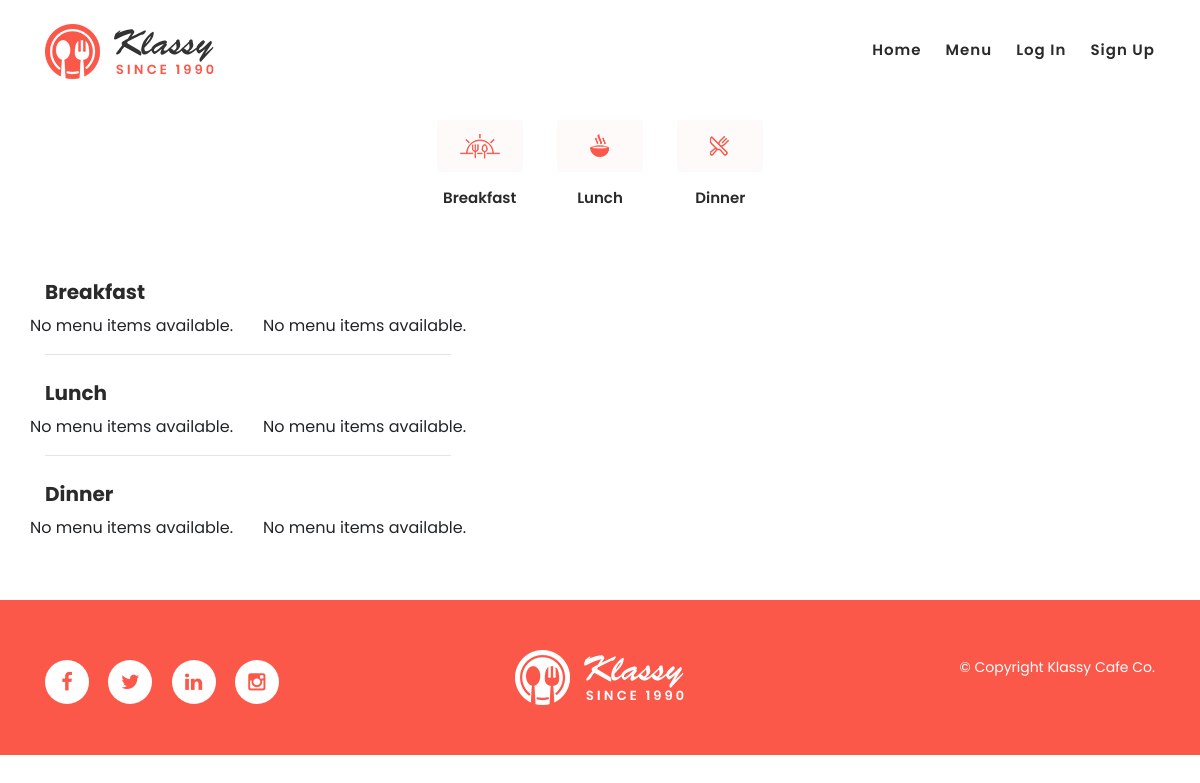
The app's page /menu.php, older data.
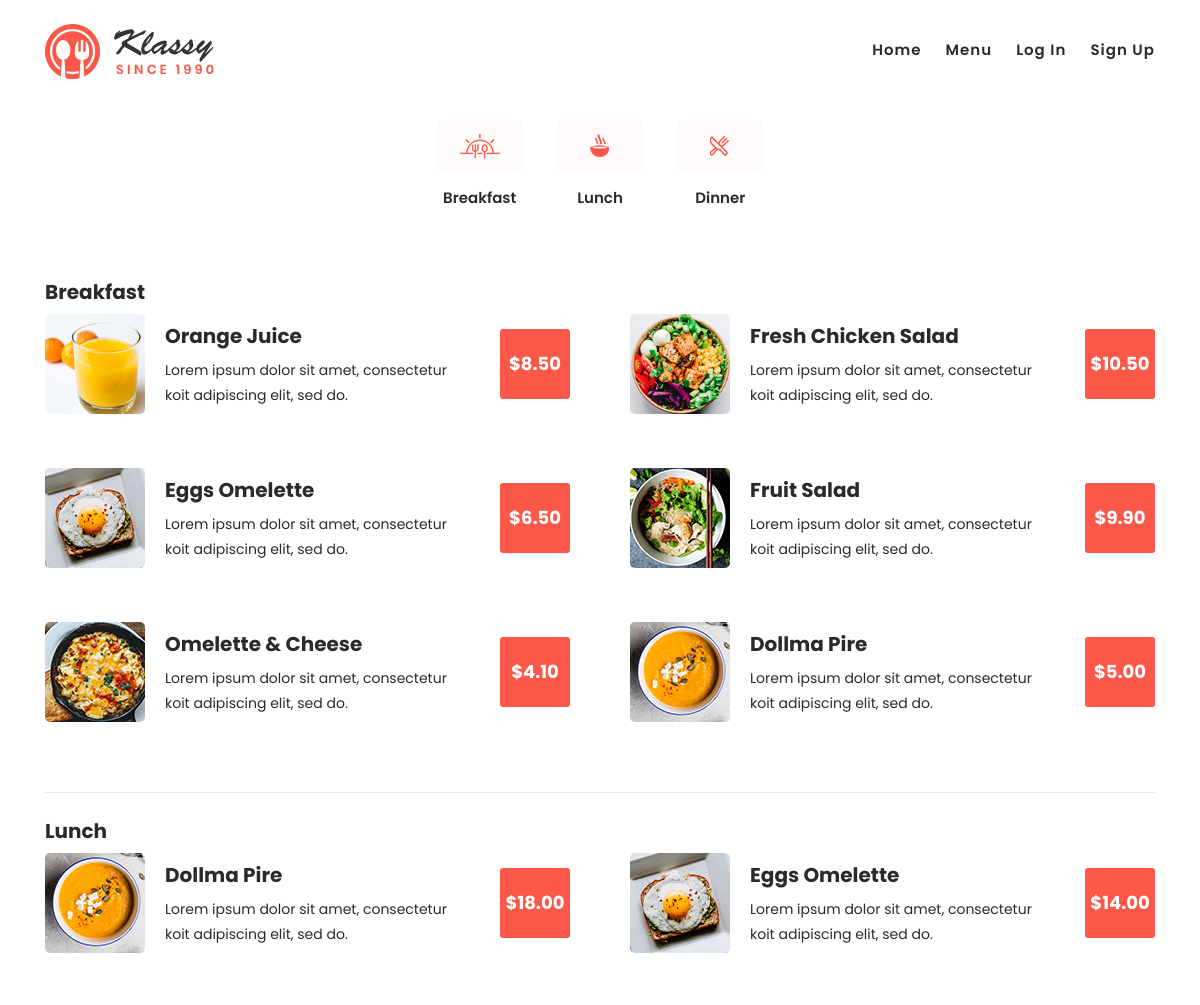
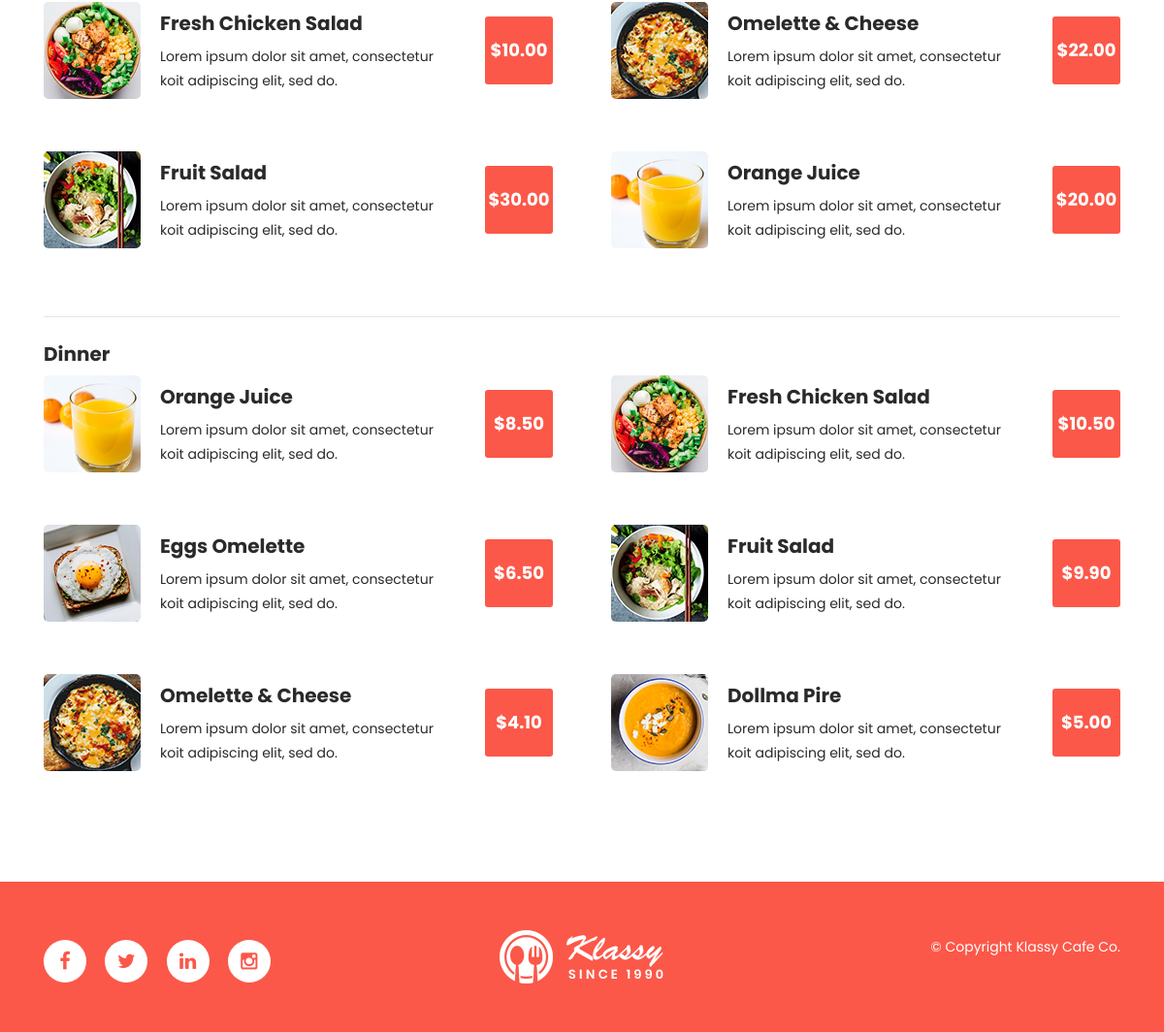
The same page, newer data (2 pictures, top to bottom).
### tables this page shows
CREATE TABLE IF NOT EXISTS `menu` (
  `menu_id` INT NOT NULL AUTO_INCREMENT,
  `menu_name` VARCHAR(45) NOT NULL,
  `description` VARCHAR(250) NULL,
  `category` VARCHAR(45) NOT NULL,
  `price` DECIMAL(10,2) NOT NULL,
  `menu_image_path` VARCHAR(100) NULL,
  PRIMARY KEY (`menu_id`));

### menu.php (the view, shortened to what the rows shown need)
<!DOCTYPE html>
<html lang="en">
<head>
    <link rel="stylesheet" type="text/css" href="assets/css/bootstrap.min.css">
    <link rel="stylesheet" type="text/css" href="assets/css/font-awesome.css">
    <link rel="stylesheet" href="assets/css/templatemo-klassy-cafe.css">
    <link rel="stylesheet" href="assets/css/owl-carousel.css">
    <link rel="stylesheet" href="assets/css/lightbox.css">
</head>
<body>
    <section class="section" id="offers">
        <div class="container">
            <div class="row">
                <div class="col-lg-12">
                    <div class="row" id="tabs">
                        <div class="col-lg-12">
                            <section class='tabs-content'>
                                <article id='tabs-1'>
                                    <div class="row">
                                        <div class="col-lg-6">
                                            <div class="row">
                                                <div class="left-list">
                                                    <?php
                                                    include "config/database.php";
                                                    $query = "SELECT * FROM menu WHERE category = 'breakfast'";
                                                    $result = mysqli_query($conn, $query);
                                                    if (mysqli_num_rows($result) > 0) {
                                                        while ($row = mysqli_fetch_assoc($result)) {
                                                            if ($row['menu_id'] % 2 == 0){
                                                                echo '<div class="col-lg-12">
                                                        <div class="tab-item">
                                                            <img src="'. $row['menu_image_path'] .'" alt="">
                                                            <h4>'. $row['menu_name'] .'</h4>
                                                            <p>'. $row['description'] .'</p>
                                                            <div class="price">
                                                                <h6>$'. $row['price'] .'</h6>
                                                            </div>
                                                        </div>
                                                    </div>';
                                                            }
                                                        }
                                                    } else {
                                                        echo "No menu items available.";
                                                    }
                                                    ?>
                                                </div>
                                            </div>
                                        </div>
                                        <div class="col-lg-6">
                                            <div class="row">
                                                <div class="right-list">
                                                    <?php
                                                    $query = "SELECT * FROM menu WHERE category = 'breakfast'";
                                                    $result = mysqli_query($conn, $query);
                                                    if (mysqli_num_rows($result) > 0) {
                                                        while ($row = mysqli_fetch_assoc($result)) {
                                                            if ($row['menu_id'] % 2 == 1){
                                                                echo '<div class="col-lg-12">
                                                        <div class="tab-item">
                                                            <img src="'. $row['menu_image_path'] .'" alt="">
                                                            <h4>'. $row['menu_name'] .'</h4>
                                                            <p>'. $row['description'] .'</p>
                                                            <div class="price">
                                                                <h6>$'. $row['price'] .'</h6>
                                                            </div>
                                                        </div>
                                                    </div>';
                                                            }
                                                        }
                                                    } else {
                                                        echo "No menu items available.";
                                                    }
                                                    ?>
                                                </div>
                                            </div>
                                        </div>
                                    </div>
                                </article>
                                <article id='tabs-2'>
                                    <div class="row">
                                        <div class="col-lg-6">
                                            <div class="row">
                                                <div class="left-list">
                                                    <?php
                                                    $query = "SELECT * FROM menu WHERE category = 'lunch'";
                                                    $result = mysqli_query($conn, $query);
                                                    if (mysqli_num_rows($result) > 0) {
                                                        while ($row = mysqli_fetch_assoc($result)) {
                                                            if ($row['menu_id'] % 2 == 0){
                                                                echo '<div class="col-lg-12">
                                                        <div class="tab-item">
                                                            <img src="'. $row['menu_image_path'] .'" alt="">
                                                            <h4>'. $row['menu_name'] .'</h4>
                                                            <p>'. $row['description'] .'</p>
                                                            <div class="price">
                                                                <h6>$'. $row['price'] .'</h6>
                                                            </div>
                                                        </div>
                                                    </div>';
                                                            }
                                                        }
                                                    } else {
                                                        echo "No menu items available.";
                                                    }
                                                    ?>
                                                </div>
                                            </div>
                                        </div>
                                        <div class="col-lg-6">
                                            <div class="row">
                                                <div class="right-list">
                                                    <?php
                                                    $query = "SELECT * FROM menu WHERE category = 'lunch'";
                                                    $result = mysqli_query($conn, $query);
                                                    if (mysqli_num_rows($result) > 0) {
                                                        while ($row = mysqli_fetch_assoc($result)) {
                                                            if ($row['menu_id'] % 2 == 1){
                                                                echo '<div class="col-lg-12">
                                                        <div class="tab-item">
                                                            <img src="'. $row['menu_image_path'] .'" alt="">
                                                            <h4>'. $row['menu_name'] .'</h4>
                                                            <p>'. $row['description'] .'</p>
                                                            <div class="price">
                                                                <h6>$'. $row['price'] .'</h6>
                                                            </div>
                                                        </div>
                                                    </div>';
                                                            }
                                                        }
                                                    } else {
                                                        echo "No menu items available.";
                                                    }
                                                    ?>
                                                </div>
                                            </div>
                                        </div>
                                    </div>
                                </article>
                                <article id='tabs-3'>
                                    <div class="row">
                                        <div class="col-lg-6">
                                            <div class="row">
                                                <div class="left-list">
                                                    <?php
                                                    $query = "SELECT * FROM menu WHERE category = 'dinner'";
                                                    $result = mysqli_query($conn, $query);
                                                    if (mysqli_num_rows($result) > 0) {
                                                        while ($row = mysqli_fetch_assoc($result)) {
                                                            if ($row['menu_id'] % 2 == 0){
                                                                echo '<div class="col-lg-12">
                                                        <div class="tab-item">
                                                            <img src="'. $row['menu_image_path'] .'" alt="">
                                                            <h4>'. $row['menu_name'] .'</h4>
                                                            <p>'. $row['description'] .'</p>
                                                            <div class="price">
                                                                <h6>$'. $row['price'] .'</h6>
                                                            </div>
                                                        </div>
                                                    </div>';
                                                            }
                                                        }
                                                    } else {
                                                        echo "No menu items available.";
                                                    }
                                                    ?>
                                                </div>
                                            </div>
                                        </div>
                                        <div class="col-lg-6">
                                            <div class="row">
                                                <div class="right-list">
                                                    <?php
                                                    $query = "SELECT * FROM menu WHERE category = 'dinner'";
                                                    $result = mysqli_query($conn, $query);
                                                    if (mysqli_num_rows($result) > 0) {
                                                        while ($row = mysqli_fetch_assoc($result)) {
                                                            if ($row['menu_id'] % 2 == 1){
                                                                echo '<div class="col-lg-12">
                                                        <div class="tab-item">
                                                            <img src="'. $row['menu_image_path'] .'" alt="">
                                                            <h4>'. $row['menu_name'] .'</h4>
                                                            <p>'. $row['description'] .'</p>
                                                            <div class="price">
                                                                <h6>$'. $row['price'] .'</h6>
                                                            </div>
                                                        </div>
                                                    </div>';
                                                            }
                                                        }
                                                    } else {
                                                        echo "No menu items available.";
                                                    }
                                                    ?>
                                                </div>
                                            </div>
                                        </div>
                                    </div>
                                </article>
                            </section>
                        </div>
                    </div>
                </div>
            </div>
        </div>
    </section>
</body>
</html>

Row changes from the older to the newer data that the page shows:
added menu: menu_image_path (picture), menu_name "Orange Juice", description "Lorem ipsum dolor sit amet, consectetur koit adipiscing elit, sed do.", price "8.50", shown under "Breakfast"
added menu: menu_image_path (picture), menu_name "Eggs Omelette", description "Lorem ipsum dolor sit amet, consectetur koit adipiscing elit, sed do.", price "6.50", shown under "Breakfast"
added menu: menu_image_path (picture), menu_name "Omelette & Cheese", description "Lorem ipsum dolor sit amet, consectetur koit adipiscing elit, sed do.", price "4.10", shown under "Breakfast"
added menu: menu_image_path (picture), menu_name "Fresh Chicken Salad", description "Lorem ipsum dolor sit amet, consectetur koit adipiscing elit, sed do.", price "10.50"
added menu: menu_image_path (picture), menu_name "Fruit Salad", description "Lorem ipsum dolor sit amet, consectetur koit adipiscing elit, sed do.", price "9.90"
added menu: menu_image_path (picture), menu_name "Dollma Pire", description "Lorem ipsum dolor sit amet, consectetur koit adipiscing elit, sed do.", price "5.00"
added menu: menu_image_path (picture), menu_name "Dollma Pire", description "Lorem ipsum dolor sit amet, consectetur koit adipiscing elit, sed do.", price "18.00", shown under "Lunch"
added menu: menu_image_path (picture), menu_name "Fresh Chicken Salad", description "Lorem ipsum dolor sit amet, consectetur koit adipiscing elit, sed do.", price "10.00", shown under "Lunch"
added menu: menu_image_path (picture), menu_name "Fruit Salad", description "Lorem ipsum dolor sit amet, consectetur koit adipiscing elit, sed do.", price "30.00", shown under "Lunch"
added menu: menu_image_path (picture), menu_name "Eggs Omelette", description "Lorem ipsum dolor sit amet, consectetur koit adipiscing elit, sed do.", price "14.00"
added menu: menu_image_path (picture), menu_name "Omelette & Cheese", description "Lorem ipsum dolor sit amet, consectetur koit adipiscing elit, sed do.", price "22.00"
added menu: menu_image_path (picture), menu_name "Orange Juice", description "Lorem ipsum dolor sit amet, consectetur koit adipiscing elit, sed do.", price "20.00"
added menu: menu_image_path (picture), menu_name "Orange Juice", description "Lorem ipsum dolor sit amet, consectetur koit adipiscing elit, sed do.", price "8.50", shown under "Dinner"
added menu: menu_image_path (picture), menu_name "Eggs Omelette", description "Lorem ipsum dolor sit amet, consectetur koit adipiscing elit, sed do.", price "6.50", shown under "Dinner"
added menu: menu_image_path (picture), menu_name "Omelette & Cheese", description "Lorem ipsum dolor sit amet, consectetur koit adipiscing elit, sed do.", price "4.10", shown under "Dinner"
added menu: menu_image_path (picture), menu_name "Fresh Chicken Salad", description "Lorem ipsum dolor sit amet, consectetur koit adipiscing elit, sed do.", price "10.50"
added menu: menu_image_path (picture), menu_name "Fruit Salad", description "Lorem ipsum dolor sit amet, consectetur koit adipiscing elit, sed do.", price "9.90"
added menu: menu_image_path (picture), menu_name "Dollma Pire", description "Lorem ipsum dolor sit amet, consectetur koit adipiscing elit, sed do.", price "5.00"
Text that changed along with them:
text no longer shown: "No menu items available. No menu items available. No menu items available. No menu items available. No menu items available. No menu items available."
